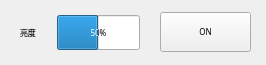
      <widget class="QWidget" name="widget_lightValue" native="true">
       <property name="minimumSize">
        <size>
         <width>0</width>
         <height>65</height>
        </size>
       </property>
       <property name="maximumSize">
        <size>
         <width>16777215</width>
         <height>65</height>
        </size>
       </property>
       <property name="font">
        <font>
         <family>Microsoft YaHei</family>
         <pointsize>6</pointsize>
        </font>
       </property>
       <layout class="QHBoxLayout" name="horizontalLayout_3">
        <property name="spacing">
         <number>20</number>
        </property>
        <property name="leftMargin">
         <number>20</number>
        </property>
        <property name="rightMargin">
         <number>15</number>
        </property>
        <item>
         <widget class="QLabel" name="label_6">
          <property name="font">
           <font>
            <family>Microsoft YaHei</family>
            <pointsize>6</pointsize>
           </font>
          </property>
          <property name="text">
           <string>亮度</string>
          </property>
         </widget>
        </item>
        <item>
         <widget class="custom_progressbar" name="progressBar">
          <property name="minimumSize">
           <size>
            <width>0</width>
            <height>35</height>
           </size>
          </property>
          <property name="maximumSize">
           <size>
            <width>16777215</width>
            <height>35</height>
           </size>
          </property>
          <property name="font">
           <font>
            <family>Microsoft YaHei</family>
            <pointsize>6</pointsize>
           </font>
          </property>
          <property name="value">
           <number>50</number>
          </property>
          <property name="format">
           <string>%p%</string>
          </property>
         </widget>
        </item>
        <item>
         <widget class="QToolButton" name="toolButton">
          <property name="sizePolicy">
           <sizepolicy hsizetype="Preferred" vsizetype="Preferred">
            <horstretch>0</horstretch>
            <verstretch>0</verstretch>
           </sizepolicy>
          </property>
          <property name="minimumSize">
           <size>
            <width>91</width>
            <height>40</height>
           </size>
          </property>
          <property name="maximumSize">
           <size>
            <width>91</width>
            <height>40</height>
           </size>
          </property>
          <property name="font">
           <font>
            <family>Microsoft YaHei</family>
            <pointsize>6</pointsize>
           </font>
          </property>
          <property name="text">
           <string>ON</string>
          </property>
         </widget>
        </item>
       </layout>
      </widget>
